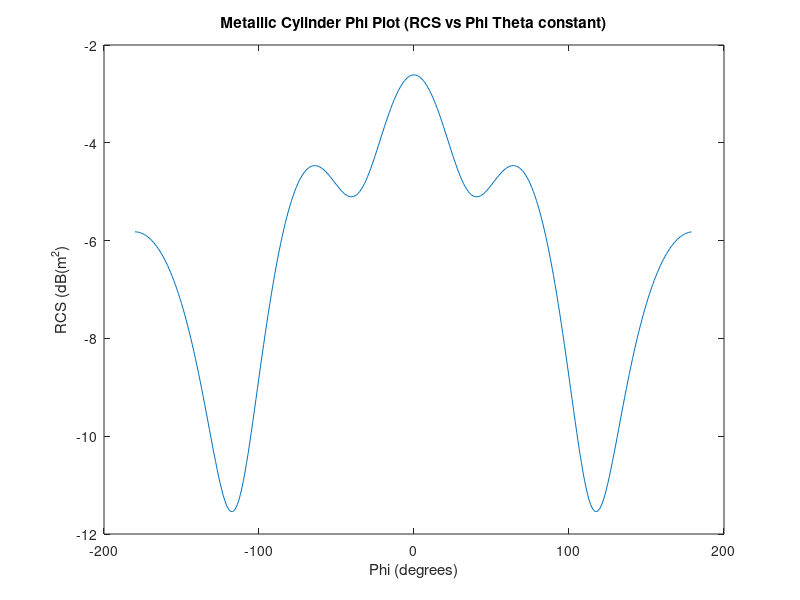

Here is the MATLAB script that generated this plot:
% Loading the data from the txt file
data = load('MetallicCylinderPhiPlot.txt');

% Extracting the x and y coordinates from data
x = data(:,2);
y = data(:,3);

% Creating a new figure
figure;

% Plotting the data
plot(x, y);

% Setting labels
xlabel('Phi (degrees)');
ylabel('RCS (dB(m^2)');

% Chart Title
title('Metallic Cylinder Phi Plot (RCS vs Phi Theta constant)');